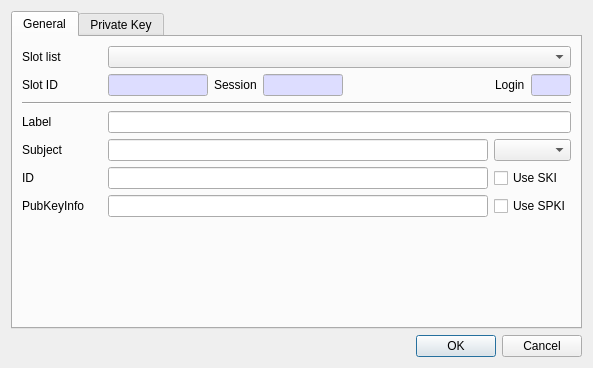
<?xml version="1.0" encoding="UTF-8"?>
<ui version="4.0">
 <class>CreateECPriKeyDlg</class>
 <widget class="QDialog" name="CreateECPriKeyDlg">
  <property name="geometry">
   <rect>
    <x>0</x>
    <y>0</y>
    <width>564</width>
    <height>368</height>
   </rect>
  </property>
  <property name="windowTitle">
   <string>Create ec private key</string>
  </property>
  <layout class="QVBoxLayout" name="verticalLayout">
   <item>
    <widget class="QTabWidget" name="tabWidget">
     <property name="currentIndex">
      <number>0</number>
     </property>
     <widget class="QWidget" name="mFirstTab">
      <attribute name="title">
       <string>General</string>
      </attribute>
      <layout class="QVBoxLayout" name="verticalLayout_2">
       <item>
        <layout class="QGridLayout" name="gridLayout">
         <property name="topMargin">
          <number>0</number>
         </property>
         <item row="0" column="1">
          <widget class="QComboBox" name="mSlotsCombo">
           <property name="sizePolicy">
            <sizepolicy hsizetype="Preferred" vsizetype="Fixed">
             <horstretch>1</horstretch>
             <verstretch>0</verstretch>
            </sizepolicy>
           </property>
          </widget>
         </item>
         <item row="0" column="0">
          <widget class="QLabel" name="label">
           <property name="minimumSize">
            <size>
             <width>80</width>
             <height>0</height>
            </size>
           </property>
           <property name="text">
            <string>Slot list</string>
           </property>
          </widget>
         </item>
        </layout>
       </item>
       <item>
        <layout class="QGridLayout" name="gridLayout_3">
         <property name="topMargin">
          <number>0</number>
         </property>
         <item row="0" column="3">
          <widget class="QLineEdit" name="mSessionText">
           <property name="maximumSize">
            <size>
             <width>80</width>
             <height>16777215</height>
            </size>
           </property>
           <property name="palette">
            <palette>
             <active>
              <colorrole role="Base">
               <brush brushstyle="SolidPattern">
                <color alpha="255">
                 <red>221</red>
                 <green>221</green>
                 <blue>255</blue>
                </color>
               </brush>
              </colorrole>
             </active>
             <inactive>
              <colorrole role="Base">
               <brush brushstyle="SolidPattern">
                <color alpha="255">
                 <red>221</red>
                 <green>221</green>
                 <blue>255</blue>
                </color>
               </brush>
              </colorrole>
             </inactive>
             <disabled>
              <colorrole role="Base">
               <brush brushstyle="SolidPattern">
                <color alpha="255">
                 <red>240</red>
                 <green>240</green>
                 <blue>240</blue>
                </color>
               </brush>
              </colorrole>
             </disabled>
            </palette>
           </property>
           <property name="readOnly">
            <bool>true</bool>
           </property>
          </widget>
         </item>
         <item row="0" column="1">
          <widget class="QLineEdit" name="mSlotIDText">
           <property name="maximumSize">
            <size>
             <width>100</width>
             <height>16777215</height>
            </size>
           </property>
           <property name="palette">
            <palette>
             <active>
              <colorrole role="Base">
               <brush brushstyle="SolidPattern">
                <color alpha="255">
                 <red>221</red>
                 <green>221</green>
                 <blue>255</blue>
                </color>
               </brush>
              </colorrole>
             </active>
             <inactive>
              <colorrole role="Base">
               <brush brushstyle="SolidPattern">
                <color alpha="255">
                 <red>221</red>
                 <green>221</green>
                 <blue>255</blue>
                </color>
               </brush>
              </colorrole>
             </inactive>
             <disabled>
              <colorrole role="Base">
               <brush brushstyle="SolidPattern">
                <color alpha="255">
                 <red>240</red>
                 <green>240</green>
                 <blue>240</blue>
                </color>
               </brush>
              </colorrole>
             </disabled>
            </palette>
           </property>
           <property name="readOnly">
            <bool>true</bool>
           </property>
          </widget>
         </item>
         <item row="0" column="5">
          <widget class="QLabel" name="label_8">
           <property name="text">
            <string>Login</string>
           </property>
          </widget>
         </item>
         <item row="0" column="6">
          <widget class="QLineEdit" name="mLoginText">
           <property name="maximumSize">
            <size>
             <width>40</width>
             <height>16777215</height>
            </size>
           </property>
           <property name="palette">
            <palette>
             <active>
              <colorrole role="Base">
               <brush brushstyle="SolidPattern">
                <color alpha="255">
                 <red>221</red>
                 <green>221</green>
                 <blue>255</blue>
                </color>
               </brush>
              </colorrole>
             </active>
             <inactive>
              <colorrole role="Base">
               <brush brushstyle="SolidPattern">
                <color alpha="255">
                 <red>221</red>
                 <green>221</green>
                 <blue>255</blue>
                </color>
               </brush>
              </colorrole>
             </inactive>
             <disabled>
              <colorrole role="Base">
               <brush brushstyle="SolidPattern">
                <color alpha="255">
                 <red>240</red>
                 <green>240</green>
                 <blue>240</blue>
                </color>
               </brush>
              </colorrole>
             </disabled>
            </palette>
           </property>
           <property name="readOnly">
            <bool>true</bool>
           </property>
          </widget>
         </item>
         <item row="0" column="2">
          <widget class="QLabel" name="label_7">
           <property name="text">
            <string>Session</string>
           </property>
          </widget>
         </item>
         <item row="0" column="0">
          <widget class="QLabel" name="label_3">
           <property name="minimumSize">
            <size>
             <width>80</width>
             <height>0</height>
            </size>
           </property>
           <property name="text">
            <string>Slot ID</string>
           </property>
          </widget>
         </item>
         <item row="0" column="4">
          <spacer name="horizontalSpacer">
           <property name="orientation">
            <enum>Qt::Horizontal</enum>
           </property>
           <property name="sizeHint" stdset="0">
            <size>
             <width>40</width>
             <height>20</height>
            </size>
           </property>
          </spacer>
         </item>
        </layout>
       </item>
       <item>
        <widget class="Line" name="line_2">
         <property name="orientation">
          <enum>Qt::Horizontal</enum>
         </property>
        </widget>
       </item>
       <item>
        <layout class="QGridLayout" name="gridLayout_4">
         <property name="topMargin">
          <number>0</number>
         </property>
         <item row="1" column="0">
          <widget class="QLabel" name="label_5">
           <property name="text">
            <string>Subject</string>
           </property>
          </widget>
         </item>
         <item row="2" column="0">
          <widget class="QLabel" name="label_6">
           <property name="text">
            <string>ID</string>
           </property>
          </widget>
         </item>
         <item row="0" column="0">
          <widget class="QLabel" name="label_4">
           <property name="minimumSize">
            <size>
             <width>80</width>
             <height>0</height>
            </size>
           </property>
           <property name="text">
            <string>Label</string>
           </property>
          </widget>
         </item>
         <item row="1" column="2">
          <widget class="QComboBox" name="mSubjectTypeCombo"/>
         </item>
         <item row="0" column="1" colspan="2">
          <widget class="QLineEdit" name="mLabelText"/>
         </item>
         <item row="2" column="1">
          <widget class="QLineEdit" name="mIDText"/>
         </item>
         <item row="1" column="1">
          <widget class="QLineEdit" name="mSubjectText"/>
         </item>
         <item row="2" column="2">
          <widget class="QCheckBox" name="mUseSKICheck">
           <property name="text">
            <string>Use SKI</string>
           </property>
          </widget>
         </item>
         <item row="3" column="0">
          <widget class="QLabel" name="label_14">
           <property name="text">
            <string>PubKeyInfo</string>
           </property>
          </widget>
         </item>
         <item row="3" column="1">
          <widget class="QLineEdit" name="mPubKeyInfoText"/>
         </item>
         <item row="3" column="2">
          <widget class="QCheckBox" name="mUseSPKICheck">
           <property name="text">
            <string>Use SPKI</string>
           </property>
          </widget>
         </item>
        </layout>
       </item>
       <item>
        <spacer name="verticalSpacer">
         <property name="orientation">
          <enum>Qt::Vertical</enum>
         </property>
         <property name="sizeHint" stdset="0">
          <size>
           <width>20</width>
           <height>40</height>
          </size>
         </property>
        </spacer>
       </item>
      </layout>
     </widget>
     <widget class="QWidget" name="mSecondTab">
      <attribute name="title">
       <string>Private Key</string>
      </attribute>
      <layout class="QVBoxLayout" name="verticalLayout_3">
       <item>
        <layout class="QGridLayout" name="gridLayout_6">
         <property name="topMargin">
          <number>0</number>
         </property>
         <item row="0" column="3">
          <widget class="QComboBox" name="mParamCombo"/>
         </item>
         <item row="0" column="1">
          <spacer name="horizontalSpacer_2">
           <property name="orientation">
            <enum>Qt::Horizontal</enum>
           </property>
           <property name="sizeHint" stdset="0">
            <size>
             <width>40</width>
             <height>20</height>
            </size>
           </property>
          </spacer>
         </item>
         <item row="0" column="4">
          <widget class="QPushButton" name="mGenKeyBtn">
           <property name="text">
            <string>Gen Key</string>
           </property>
          </widget>
         </item>
         <item row="0" column="0">
          <widget class="QLabel" name="label_9">
           <property name="text">
            <string>Key Value</string>
           </property>
          </widget>
         </item>
         <item row="0" column="2">
          <widget class="QLabel" name="label_13">
           <property name="text">
            <string>Named Curve</string>
           </property>
          </widget>
         </item>
         <item row="0" column="5">
          <widget class="QPushButton" name="mFindKeyBtn">
           <property name="text">
            <string>Find Key</string>
           </property>
          </widget>
         </item>
        </layout>
       </item>
       <item>
        <widget class="Line" name="line_3">
         <property name="orientation">
          <enum>Qt::Horizontal</enum>
         </property>
        </widget>
       </item>
       <item>
        <layout class="QGridLayout" name="gridLayout_2">
         <property name="topMargin">
          <number>0</number>
         </property>
         <item row="1" column="1">
          <widget class="QLineEdit" name="mKeyValueText"/>
         </item>
         <item row="0" column="1">
          <widget class="QLineEdit" name="mECParamsText"/>
         </item>
         <item row="0" column="0">
          <widget class="QLabel" name="label_10">
           <property name="minimumSize">
            <size>
             <width>80</width>
             <height>0</height>
            </size>
           </property>
           <property name="text">
            <string>EC Params</string>
           </property>
          </widget>
         </item>
         <item row="1" column="0">
          <widget class="QLabel" name="label_11">
           <property name="text">
            <string>Key value</string>
           </property>
          </widget>
         </item>
         <item row="0" column="2">
          <widget class="QLineEdit" name="mECParamsLenText">
           <property name="minimumSize">
            <size>
             <width>40</width>
             <height>0</height>
            </size>
           </property>
           <property name="maximumSize">
            <size>
             <width>40</width>
             <height>16777215</height>
            </size>
           </property>
           <property name="palette">
            <palette>
             <active>
              <colorrole role="Base">
               <brush brushstyle="SolidPattern">
                <color alpha="255">
                 <red>221</red>
                 <green>221</green>
                 <blue>255</blue>
                </color>
               </brush>
              </colorrole>
             </active>
             <inactive>
              <colorrole role="Base">
               <brush brushstyle="SolidPattern">
                <color alpha="255">
                 <red>221</red>
                 <green>221</green>
                 <blue>255</blue>
                </color>
               </brush>
              </colorrole>
             </inactive>
             <disabled>
              <colorrole role="Base">
               <brush brushstyle="SolidPattern">
                <color alpha="255">
                 <red>240</red>
                 <green>240</green>
                 <blue>240</blue>
                </color>
               </brush>
              </colorrole>
             </disabled>
            </palette>
           </property>
           <property name="readOnly">
            <bool>true</bool>
           </property>
          </widget>
         </item>
         <item row="1" column="2">
          <widget class="QLineEdit" name="mKeyValueLenText">
           <property name="minimumSize">
            <size>
             <width>40</width>
             <height>0</height>
            </size>
           </property>
           <property name="maximumSize">
            <size>
             <width>40</width>
             <height>16777215</height>
            </size>
           </property>
           <property name="palette">
            <palette>
             <active>
              <colorrole role="Base">
               <brush brushstyle="SolidPattern">
                <color alpha="255">
                 <red>221</red>
                 <green>221</green>
                 <blue>255</blue>
                </color>
               </brush>
              </colorrole>
             </active>
             <inactive>
              <colorrole role="Base">
               <brush brushstyle="SolidPattern">
                <color alpha="255">
                 <red>221</red>
                 <green>221</green>
                 <blue>255</blue>
                </color>
               </brush>
              </colorrole>
             </inactive>
             <disabled>
              <colorrole role="Base">
               <brush brushstyle="SolidPattern">
                <color alpha="255">
                 <red>240</red>
                 <green>240</green>
                 <blue>240</blue>
                </color>
               </brush>
              </colorrole>
             </disabled>
            </palette>
           </property>
           <property name="readOnly">
            <bool>true</bool>
           </property>
          </widget>
         </item>
        </layout>
       </item>
       <item>
        <widget class="Line" name="line_4">
         <property name="orientation">
          <enum>Qt::Horizontal</enum>
         </property>
        </widget>
       </item>
       <item>
        <widget class="QLabel" name="label_12">
         <property name="text">
          <string>Attributes</string>
         </property>
        </widget>
       </item>
       <item>
        <layout class="QGridLayout" name="gridLayout_5">
         <property name="topMargin">
          <number>0</number>
         </property>
         <item row="2" column="5">
          <widget class="QComboBox" name="mTokenCombo"/>
         </item>
         <item row="2" column="4">
          <widget class="QCheckBox" name="mTokenCheck">
           <property name="text">
            <string notr="true">Token</string>
           </property>
          </widget>
         </item>
         <item row="1" column="5">
          <widget class="QComboBox" name="mSensitiveCombo"/>
         </item>
         <item row="1" column="0">
          <widget class="QCheckBox" name="mUnwrapCheck">
           <property name="text">
            <string notr="true">Unwrap</string>
           </property>
          </widget>
         </item>
         <item row="0" column="4">
          <widget class="QCheckBox" name="mSignCheck">
           <property name="text">
            <string notr="true">Sign</string>
           </property>
          </widget>
         </item>
         <item row="3" column="1">
          <widget class="QComboBox" name="mSignRecoverCombo"/>
         </item>
         <item row="2" column="3">
          <widget class="QComboBox" name="mExtractableCombo"/>
         </item>
         <item row="1" column="3">
          <widget class="QComboBox" name="mModifiableCombo"/>
         </item>
         <item row="3" column="4">
          <widget class="QCheckBox" name="mEndDateCheck">
           <property name="text">
            <string>EndDate</string>
           </property>
          </widget>
         </item>
         <item row="0" column="3">
          <widget class="QComboBox" name="mDecryptCombo"/>
         </item>
         <item row="3" column="0">
          <widget class="QCheckBox" name="mSignRecoverCheck">
           <property name="text">
            <string>SignRecover</string>
           </property>
          </widget>
         </item>
         <item row="1" column="2">
          <widget class="QCheckBox" name="mModifiableCheck">
           <property name="text">
            <string notr="true">Modifiable</string>
           </property>
          </widget>
         </item>
         <item row="0" column="0">
          <widget class="QCheckBox" name="mPrivateCheck">
           <property name="text">
            <string notr="true">Private</string>
           </property>
          </widget>
         </item>
         <item row="2" column="1">
          <widget class="QComboBox" name="mDeriveCombo"/>
         </item>
         <item row="2" column="2">
          <widget class="QCheckBox" name="mExtractableCheck">
           <property name="text">
            <string notr="true">Extractable</string>
           </property>
          </widget>
         </item>
         <item row="3" column="3">
          <widget class="QDateEdit" name="mStartDateEdit"/>
         </item>
         <item row="1" column="1">
          <widget class="QComboBox" name="mUnwrapCombo"/>
         </item>
         <item row="2" column="0">
          <widget class="QCheckBox" name="mDeriveCheck">
           <property name="text">
            <string notr="true">Derive</string>
           </property>
          </widget>
         </item>
         <item row="0" column="2">
          <widget class="QCheckBox" name="mDecryptCheck">
           <property name="text">
            <string notr="true">Decrypt</string>
           </property>
          </widget>
         </item>
         <item row="0" column="5">
          <widget class="QComboBox" name="mSignCombo"/>
         </item>
         <item row="0" column="1">
          <widget class="QComboBox" name="mPrivateCombo"/>
         </item>
         <item row="3" column="2">
          <widget class="QCheckBox" name="mStartDateCheck">
           <property name="text">
            <string>StartDate</string>
           </property>
          </widget>
         </item>
         <item row="3" column="5">
          <widget class="QDateEdit" name="mEndDateEdit"/>
         </item>
         <item row="1" column="4">
          <widget class="QCheckBox" name="mSensitiveCheck">
           <property name="text">
            <string notr="true">Sensitive</string>
           </property>
          </widget>
         </item>
         <item row="4" column="0">
          <widget class="QCheckBox" name="mCopyableCheck">
           <property name="text">
            <string>Copyable</string>
           </property>
          </widget>
         </item>
         <item row="4" column="2">
          <widget class="QCheckBox" name="mDestroyableCheck">
           <property name="text">
            <string>Destroyable</string>
           </property>
          </widget>
         </item>
         <item row="4" column="1">
          <widget class="QComboBox" name="mCopyableCombo"/>
         </item>
         <item row="4" column="3">
          <widget class="QComboBox" name="mDestroyableCombo"/>
         </item>
        </layout>
       </item>
       <item>
        <spacer name="verticalSpacer_2">
         <property name="orientation">
          <enum>Qt::Vertical</enum>
         </property>
         <property name="sizeHint" stdset="0">
          <size>
           <width>20</width>
           <height>40</height>
          </size>
         </property>
        </spacer>
       </item>
      </layout>
     </widget>
    </widget>
   </item>
   <item>
    <widget class="QDialogButtonBox" name="buttonBox">
     <property name="orientation">
      <enum>Qt::Horizontal</enum>
     </property>
     <property name="standardButtons">
      <set>QDialogButtonBox::Cancel|QDialogButtonBox::Ok</set>
     </property>
    </widget>
   </item>
  </layout>
 </widget>
 <tabstops>
  <tabstop>tabWidget</tabstop>
  <tabstop>mSlotsCombo</tabstop>
  <tabstop>mSlotIDText</tabstop>
  <tabstop>mSessionText</tabstop>
  <tabstop>mLoginText</tabstop>
  <tabstop>mLabelText</tabstop>
  <tabstop>mSubjectText</tabstop>
  <tabstop>mSubjectTypeCombo</tabstop>
  <tabstop>mIDText</tabstop>
  <tabstop>mUseSKICheck</tabstop>
  <tabstop>mPubKeyInfoText</tabstop>
  <tabstop>mUseSPKICheck</tabstop>
  <tabstop>mParamCombo</tabstop>
  <tabstop>mGenKeyBtn</tabstop>
  <tabstop>mFindKeyBtn</tabstop>
  <tabstop>mECParamsText</tabstop>
  <tabstop>mECParamsLenText</tabstop>
  <tabstop>mKeyValueText</tabstop>
  <tabstop>mKeyValueLenText</tabstop>
  <tabstop>mPrivateCheck</tabstop>
  <tabstop>mPrivateCombo</tabstop>
  <tabstop>mDecryptCheck</tabstop>
  <tabstop>mDecryptCombo</tabstop>
  <tabstop>mSignCheck</tabstop>
  <tabstop>mSignCombo</tabstop>
  <tabstop>mUnwrapCheck</tabstop>
  <tabstop>mUnwrapCombo</tabstop>
  <tabstop>mModifiableCheck</tabstop>
  <tabstop>mModifiableCombo</tabstop>
  <tabstop>mSensitiveCheck</tabstop>
  <tabstop>mSensitiveCombo</tabstop>
  <tabstop>mDeriveCheck</tabstop>
  <tabstop>mDeriveCombo</tabstop>
  <tabstop>mExtractableCheck</tabstop>
  <tabstop>mExtractableCombo</tabstop>
  <tabstop>mTokenCheck</tabstop>
  <tabstop>mTokenCombo</tabstop>
  <tabstop>mSignRecoverCheck</tabstop>
  <tabstop>mSignRecoverCombo</tabstop>
  <tabstop>mStartDateCheck</tabstop>
  <tabstop>mStartDateEdit</tabstop>
  <tabstop>mEndDateCheck</tabstop>
  <tabstop>mEndDateEdit</tabstop>
  <tabstop>mCopyableCheck</tabstop>
  <tabstop>mCopyableCombo</tabstop>
  <tabstop>mDestroyableCheck</tabstop>
  <tabstop>mDestroyableCombo</tabstop>
 </tabstops>
 <resources/>
 <connections>
  <connection>
   <sender>buttonBox</sender>
   <signal>accepted()</signal>
   <receiver>CreateECPriKeyDlg</receiver>
   <slot>accept()</slot>
   <hints>
    <hint type="sourcelabel">
     <x>248</x>
     <y>254</y>
    </hint>
    <hint type="destinationlabel">
     <x>157</x>
     <y>274</y>
    </hint>
   </hints>
  </connection>
  <connection>
   <sender>buttonBox</sender>
   <signal>rejected()</signal>
   <receiver>CreateECPriKeyDlg</receiver>
   <slot>reject()</slot>
   <hints>
    <hint type="sourcelabel">
     <x>316</x>
     <y>260</y>
    </hint>
    <hint type="destinationlabel">
     <x>286</x>
     <y>274</y>
    </hint>
   </hints>
  </connection>
 </connections>
</ui>
